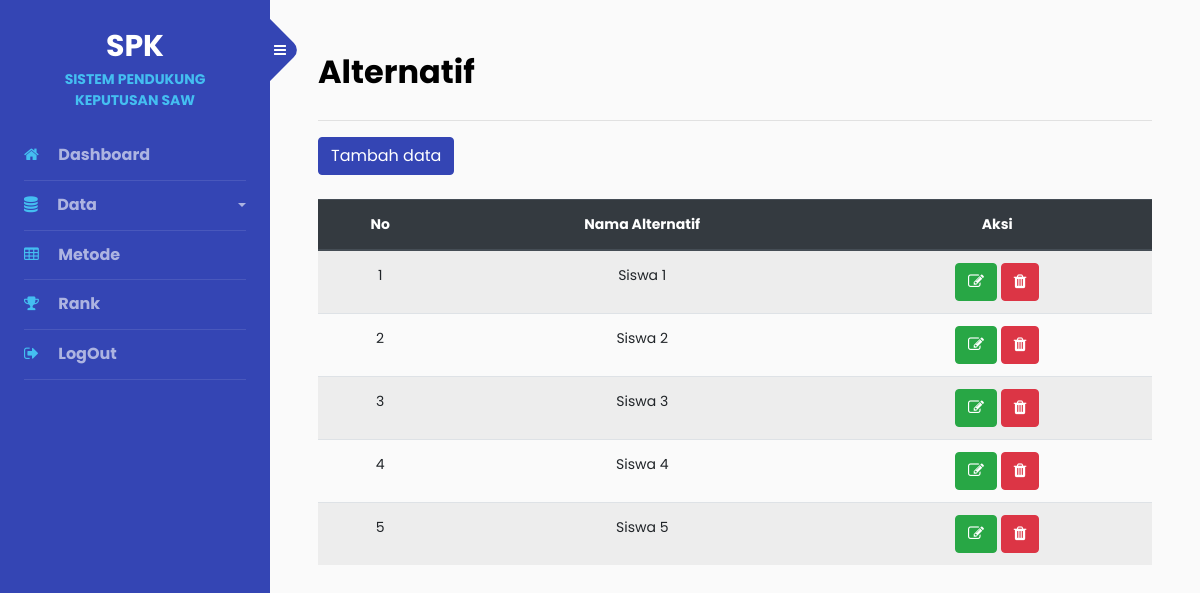
Page /admin/alternatif.php (signed in) on the committed database.
### tables this page shows
CREATE TABLE `tbl_alternatif` (
  `id_alternatif` int(11) NOT NULL,
  `nama_alternatif` varchar(30) NOT NULL,
  `nilai_moora` double NOT NULL,
  `rangking` int(11) NOT NULL
);

### admin/alternatif.php (the view, shortened to what this page needs)
<?php
include "header.php";
?>
<h2 class="mb-4 font-weight-bolder ">Alternatif</h2>
<hr>
<a href="alternatif-simpan.php" class="btn btn-primary mb-4">Tambah data</a>
<table class="table table-striped">
    <thead class="thead-dark">
        <tr>
            <th class="text-center">No</th>
            <th class="text-center">Nama Alternatif</th>
            <th class="text-center">Aksi</th>
        </tr>
    </thead>
    <?php
    $sql = "SELECT * FROM tbl_alternatif ORDER BY id_alternatif";
    $stm = $conn->query($sql);
    $no = 1;
    while ($a = $stm->fetch_assoc()) {
    ?>
        <tr>
            <td class="text-center"><?= $no++ ?></td>
            <td class="text-center"><?= $a['nama_alternatif'] ?></td>
            <td class="text-center"><a href="alternatif-ubah.php?id_alternatif=<?= $a['id_alternatif'] ?>" class="btn btn-success"><i class="fa fa-pencil-square-o" aria-hidden="true"></i></a>
                <a href="alternatif.php?id_alternatif=<?= $a['id_alternatif'] ?>&aksi=hapus" class="btn btn-danger"><i class="fa fa-trash" aria-hidden="true"></i></a>
            </td>
        </tr>
    <?php } ?>
</table>

### rows in the picture
tbl_alternatif: nama_alternatif "Siswa 1"
tbl_alternatif: nama_alternatif "Siswa 2"
tbl_alternatif: nama_alternatif "Siswa 3"
tbl_alternatif: nama_alternatif "Siswa 4"
tbl_alternatif: nama_alternatif "Siswa 5"
